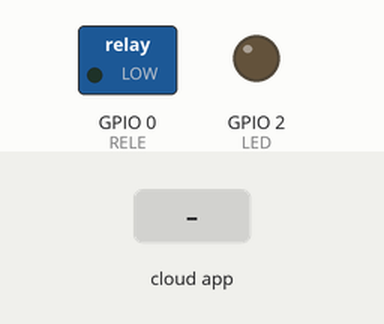
Simulated run of this sketch. Board: ESP8266 (NodeMCU). Shown: switched loads named in the sketch (green lamp = pin HIGH), output pins drawn as LEDs (lit = HIGH). The test bench sets the inputs (shaded band). WiFi joins after 1.5 s; servers stay silent unless stated; no MQTT or app messages arrive unless stated; what the sketch prints to the serial monitor is not drawn.

Above: at 2.7 s.
2.8 s: the phone or cloud app sets rele to ON
At 4.0 s:
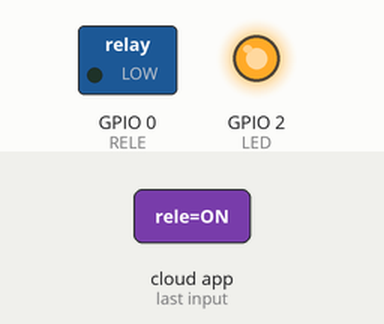
4.3 s: the phone or cloud app sets rele to OFF
At 5.7 s:
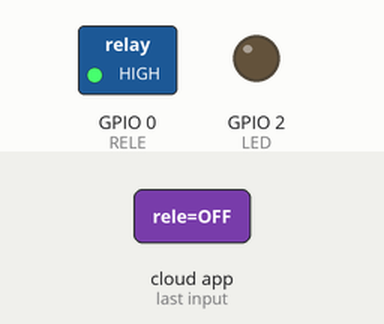
Timing chart, 0 to 7.3 s (numbered marks = the images above; inputs shaded):
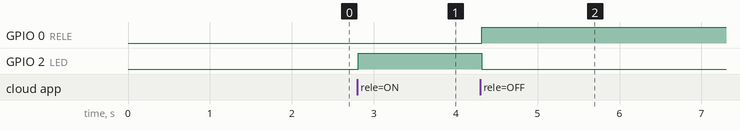

The sketch:

Adafruit02.ino
```cpp
/************************* Bibliotecas *********************************/
#include <ESP8266WiFi.h>
#include "Adafruit_MQTT.h"
#include "Adafruit_MQTT_Client.h"

/************************* Variaveis *********************************/

const int RELE = 0;                 //Define pino da rele como 0-D3
const int LED = 2;                  //Define pino do led como 2-D4

/************************* WiFi *********************************/

#define WLAN_SSID       "SUA INTERNET"
#define WLAN_PASS       "SENHA DA SUA INTERNET"

/************************* Adafruit.io *********************************/

#define AIO_SERVER      "io.adafruit.com"      // padrão
#define AIO_SERVERPORT  1883                   // padrão
#define AIO_USERNAME    "SEU ID ADAFRUIT"
#define AIO_KEY         "SUA KEY ADAFRUIT"

/************ Configuração padrão (não alterar!) ******************/

// Create an ESP8266 WiFiClient class to connect to the MQTT server.
WiFiClient client;

// Configurar a classe cliente MQTT informando o cliente WIFI, MQTT server e detalhes de login.
Adafruit_MQTT_Client mqtt(&client, AIO_SERVER, AIO_SERVERPORT, AIO_USERNAME, AIO_KEY);

/****************************** Feeds ***************************************/

Adafruit_MQTT_Publish luz = Adafruit_MQTT_Publish(&mqtt, AIO_USERNAME "/feeds/led");          // altere o "led" para o nome do feed que você criou no site do adafruit
Adafruit_MQTT_Subscribe botao = Adafruit_MQTT_Subscribe(&mqtt, AIO_USERNAME "/feeds/rele");   // altere o "rele" para o nome do feed que você criou no site do adafruit

/*************************** Código ************************************/
void MQTT_connect();

void setup() {
  pinMode(RELE, OUTPUT); //Declara pino do rele como saída
  pinMode(LED, OUTPUT);  //Declara pino do led como saída

  Serial.begin(115200);
  delay(10);

  Serial.println(F("Adafruit MQTT demo"));

  // Conexão com o WiFi.
  Serial.println(); Serial.println();
  Serial.print("Connecting to ");
  Serial.println(WLAN_SSID);

  WiFi.begin(WLAN_SSID, WLAN_PASS);
  while (WiFi.status() != WL_CONNECTED) {
    delay(500);
    Serial.print(".");
  }
  Serial.println();

  Serial.println("WiFi connected");
  Serial.println("IP address: "); Serial.println(WiFi.localIP());

  // Configurar as inscrições no MQTT (subscription).
  mqtt.subscribe(&botao);
}

uint32_t x=0;

void loop() {
  // Verifica, conecta e reconecta, se necessário, com o MQTT
  MQTT_connect();

  Adafruit_MQTT_Subscribe *subscription;
  while ((subscription = mqtt.readSubscription(5000))) {

    //SALA
    if (subscription == &botao) {      //se subscrito em sala

      if (strcmp((char *)botao.lastread, "ON") == 0) { //se a última leitura de ligar for equivalente a 0
         digitalWrite(RELE, LOW);
         digitalWrite(LED, HIGH);
         luz.publish(1);
                                                       }
      if (strcmp((char *)botao.lastread, "OFF") == 0) { //se a última leitura de desligar for equivalente a 0
        digitalWrite(RELE, HIGH);
        digitalWrite(LED, LOW);
        luz.publish(0);
                                                          }
                               }
}}

// Função para conectar e reconectar com o MQTT se necessário.
void MQTT_connect() {
  int8_t ret;

  // Para se já estiver conectado.
  if (mqtt.connected()) {
    return;
  }

  Serial.print("Connecting to MQTT... ");

  uint8_t retries = 3;
  while ((ret = mqtt.connect()) != 0) {
       Serial.println(mqtt.connectErrorString(ret));
       Serial.println("Retrying MQTT connection in 5 seconds...");
       mqtt.disconnect();
       delay(5000);  // wait 5 seconds
       retries--;
       if (retries == 0) {
         while (1);
       }
  }
  Serial.println("MQTT Connected!");
}
```

Measured:
- after the input at 2.8 s, GPIO 2 (LED): LOW → HIGH at once
- after the input at 4.3 s, GPIO 0 (RELE): LOW → HIGH at once; GPIO 2 (LED): HIGH → LOW at once
